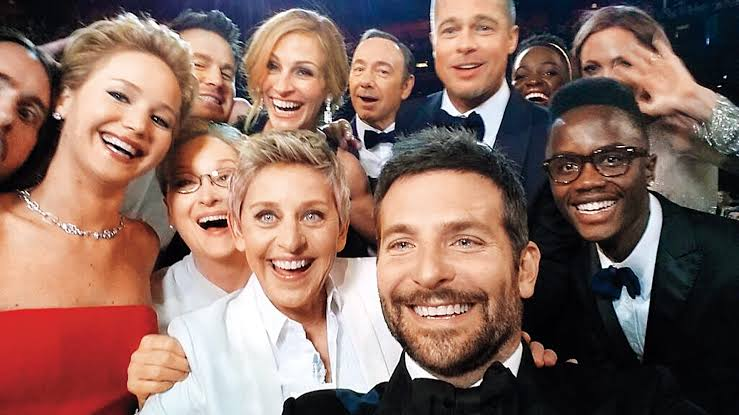
#> input picture img 4.jpeg, 739 x 415 px
$ python Face_Detection.py
#> lines starting #> are read from the running program, lines starting #| are printed output that depends on the picture; after the words box and inside, x2 and y2 are one past the last pixel; in counts of white or black regions, pixels touching at a corner belong together
import cv2

face_cascade = cv2.CascadeClassifier('haarcascade_frontalface_default.xml')

image = cv2.imread('img 4.jpeg')
#> image is the input picture: shape (415, 739, 3); mean B, G, R 96, 105.2, 134.5

faces = face_cascade.detectMultiScale(image, 1.1, 4)
#> faces = [[336, 41, 71, 71], [426, 1, 79, 79], [162, 141, 97, 97], [242, 34, 93, 93], [532, 113, 119, 119], [228, 168, 125, 125], [44, 51, 110, 110], [352, 169, 179, 179]]

for (x , y , w , h) in faces:
    cv2.rectangle(image , (x,y) , (x+w , y+h) , (255 , 0 , 0) , 3)
#> this loop made 8 passes
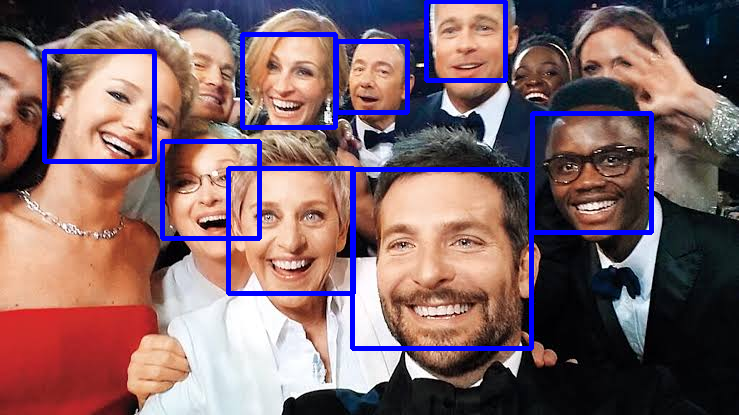
#> image: shape (415, 739, 3); 5.26% of pixels changed, all inside (x1, y1, x2, y2) = (42, 0, 654, 351)

cv2.imshow('image', image)
cv2.imwrite('outout_4.jpeg',image)
